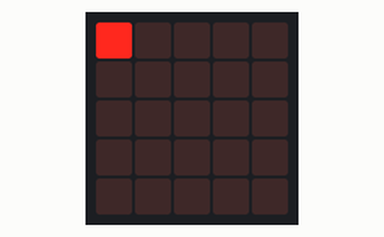
Simulated run of this program. Board: BBC micro:bit (MakeCode). On the bench: the board's 5×5 LED display.

Above: at 0.05 s.
At 0.75 s:
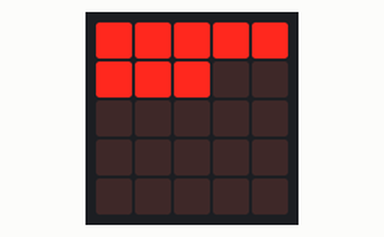
At 1.45 s:
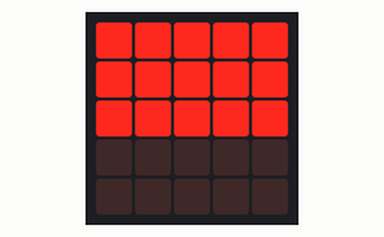
At 2.15 s:
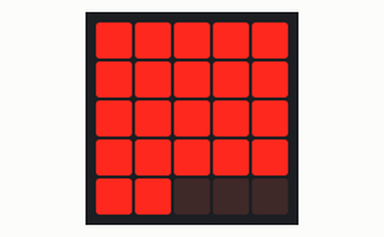
At 2.85 s:
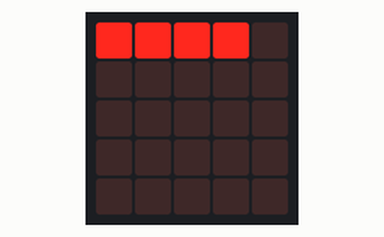

Measured:
- by itself, everything shown: repeats every 2.5 s, in 25 steps

The program:

main.ts
```typescript
namespace screenMagic {
    /**
     * LED 逐行扫描
     */
    //% blockId=screenmagicplotat
    //% block="plot at $index"
    //% index.min=0 index.max=25
    export function plotAt(index: number): void {
        index |= 0
        const y = Math.floor(index / 5)
        const x = Math.floor(index % 5)
        led.plot(x, y)
    }
}
```

test.ts
```typescript
// 在此处测试；当此软件包作为插件使用时，将不会编译此软件包。
// 在此处添加您的代码
while(true) {
    for (let i = 0; i < 25; i++) {
        screenMagic.plotAt(i)
        basic.pause(100)
    }
    basic.clearScreen()
}
```
